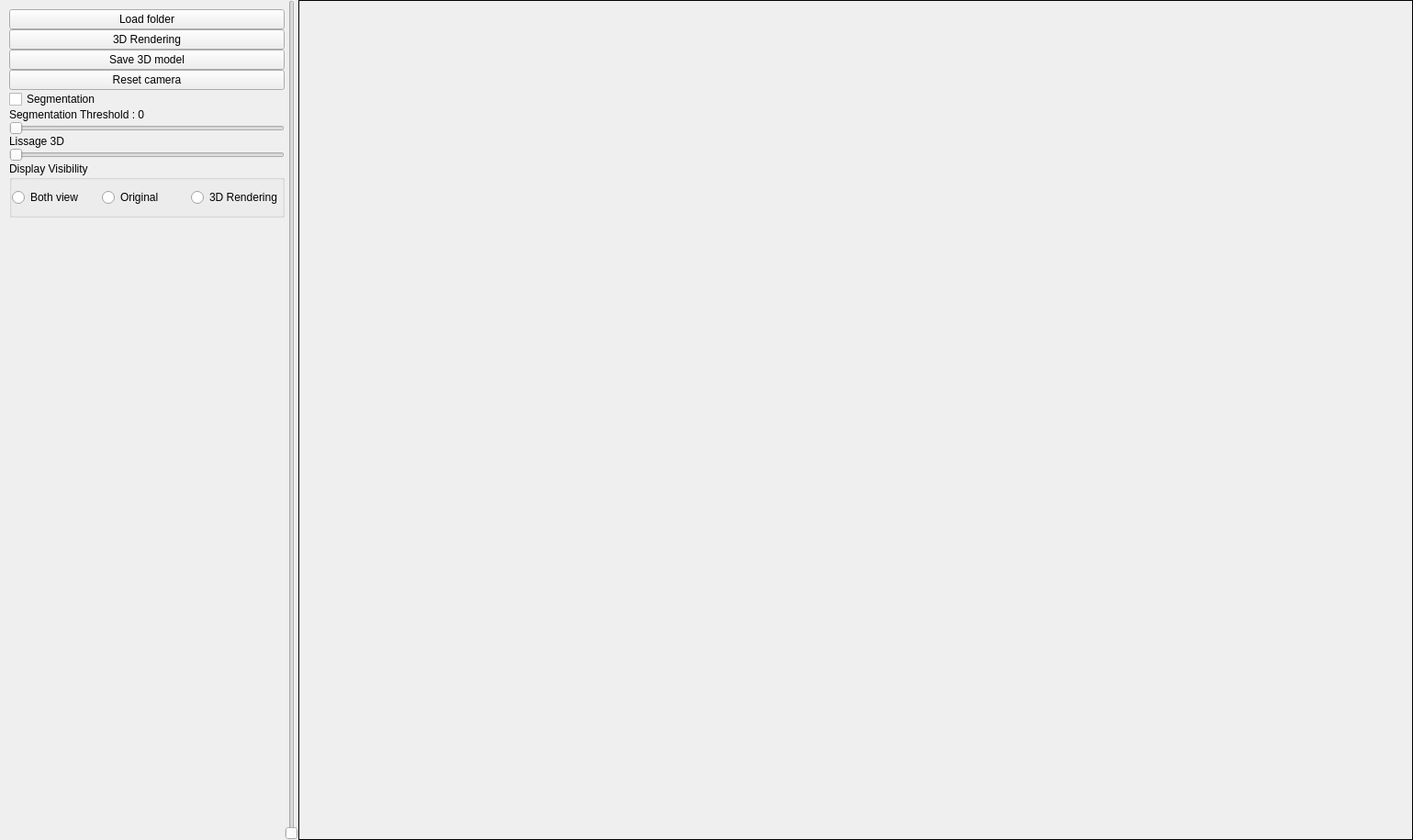
<?xml version="1.0" encoding="UTF-8"?>
<ui version="4.0">
 <class>MainWindow</class>
 <widget class="QMainWindow" name="MainWindow">
  <property name="geometry">
   <rect>
    <x>0</x>
    <y>0</y>
    <width>1539</width>
    <height>915</height>
   </rect>
  </property>
  <property name="minimumSize">
   <size>
    <width>0</width>
    <height>0</height>
   </size>
  </property>
  <property name="windowTitle">
   <string>MainWindow</string>
  </property>
  <property name="styleSheet">
   <string notr="true"/>
  </property>
  <property name="tabShape">
   <enum>QTabWidget::Rounded</enum>
  </property>
  <widget class="QWidget" name="centralwidget">
   <property name="styleSheet">
    <string notr="true"/>
   </property>
   <layout class="QHBoxLayout" name="horizontalLayout_2">
    <property name="spacing">
     <number>0</number>
    </property>
    <property name="leftMargin">
     <number>0</number>
    </property>
    <property name="topMargin">
     <number>0</number>
    </property>
    <property name="rightMargin">
     <number>0</number>
    </property>
    <property name="bottomMargin">
     <number>0</number>
    </property>
    <item>
     <layout class="QVBoxLayout" name="verticalLayout">
      <property name="spacing">
       <number>0</number>
      </property>
      <property name="sizeConstraint">
       <enum>QLayout::SetDefaultConstraint</enum>
      </property>
      <property name="leftMargin">
       <number>10</number>
      </property>
      <property name="topMargin">
       <number>10</number>
      </property>
      <property name="rightMargin">
       <number>0</number>
      </property>
      <property name="bottomMargin">
       <number>0</number>
      </property>
      <item>
       <widget class="QPushButton" name="load_folder_button">
        <property name="minimumSize">
         <size>
          <width>300</width>
          <height>0</height>
         </size>
        </property>
        <property name="maximumSize">
         <size>
          <width>300</width>
          <height>16777215</height>
         </size>
        </property>
        <property name="styleSheet">
         <string notr="true"/>
        </property>
        <property name="text">
         <string>Load folder</string>
        </property>
       </widget>
      </item>
      <item>
       <widget class="QPushButton" name="rendering_button">
        <property name="minimumSize">
         <size>
          <width>300</width>
          <height>0</height>
         </size>
        </property>
        <property name="maximumSize">
         <size>
          <width>300</width>
          <height>16777215</height>
         </size>
        </property>
        <property name="text">
         <string>3D Rendering</string>
        </property>
       </widget>
      </item>
      <item>
       <widget class="QPushButton" name="save_rendering_button">
        <property name="enabled">
         <bool>true</bool>
        </property>
        <property name="minimumSize">
         <size>
          <width>300</width>
          <height>0</height>
         </size>
        </property>
        <property name="maximumSize">
         <size>
          <width>300</width>
          <height>16777215</height>
         </size>
        </property>
        <property name="text">
         <string>Save 3D model</string>
        </property>
       </widget>
      </item>
      <item>
       <widget class="QPushButton" name="reset_camera_button">
        <property name="enabled">
         <bool>true</bool>
        </property>
        <property name="minimumSize">
         <size>
          <width>300</width>
          <height>0</height>
         </size>
        </property>
        <property name="maximumSize">
         <size>
          <width>300</width>
          <height>16777215</height>
         </size>
        </property>
        <property name="text">
         <string>Reset camera</string>
        </property>
       </widget>
      </item>
      <item>
       <widget class="QCheckBox" name="segmentation_checkbox">
        <property name="minimumSize">
         <size>
          <width>300</width>
          <height>0</height>
         </size>
        </property>
        <property name="maximumSize">
         <size>
          <width>300</width>
          <height>16777215</height>
         </size>
        </property>
        <property name="text">
         <string>Segmentation</string>
        </property>
       </widget>
      </item>
      <item>
       <widget class="QLabel" name="segmentation_threshold_label">
        <property name="minimumSize">
         <size>
          <width>300</width>
          <height>0</height>
         </size>
        </property>
        <property name="maximumSize">
         <size>
          <width>300</width>
          <height>16777215</height>
         </size>
        </property>
        <property name="text">
         <string>Segmentation Threshold : 0</string>
        </property>
       </widget>
      </item>
      <item>
       <widget class="QSlider" name="segmentation_threshold_slider">
        <property name="minimumSize">
         <size>
          <width>300</width>
          <height>0</height>
         </size>
        </property>
        <property name="maximumSize">
         <size>
          <width>300</width>
          <height>16777215</height>
         </size>
        </property>
        <property name="orientation">
         <enum>Qt::Horizontal</enum>
        </property>
       </widget>
      </item>
      <item>
       <widget class="QLabel" name="label_4">
        <property name="minimumSize">
         <size>
          <width>300</width>
          <height>0</height>
         </size>
        </property>
        <property name="maximumSize">
         <size>
          <width>300</width>
          <height>16777215</height>
         </size>
        </property>
        <property name="text">
         <string>Lissage 3D</string>
        </property>
       </widget>
      </item>
      <item>
       <widget class="QSlider" name="smooth_rendering_slider">
        <property name="enabled">
         <bool>true</bool>
        </property>
        <property name="minimumSize">
         <size>
          <width>300</width>
          <height>0</height>
         </size>
        </property>
        <property name="maximumSize">
         <size>
          <width>300</width>
          <height>16777215</height>
         </size>
        </property>
        <property name="orientation">
         <enum>Qt::Horizontal</enum>
        </property>
       </widget>
      </item>
      <item>
       <widget class="QGroupBox" name="visibilityGroupBox">
        <property name="maximumSize">
         <size>
          <width>300</width>
          <height>16777215</height>
         </size>
        </property>
        <property name="title">
         <string>Display Visibility</string>
        </property>
        <layout class="QHBoxLayout" name="horizontalLayout">
         <property name="leftMargin">
          <number>0</number>
         </property>
         <property name="rightMargin">
          <number>0</number>
         </property>
         <item>
          <widget class="QRadioButton" name="both_view_button">
           <property name="enabled">
            <bool>true</bool>
           </property>
           <property name="accessibleName">
            <string>both</string>
           </property>
           <property name="text">
            <string>Both view</string>
           </property>
          </widget>
         </item>
         <item>
          <widget class="QRadioButton" name="original_view_button">
           <property name="accessibleName">
            <string>original</string>
           </property>
           <property name="text">
            <string>Original</string>
           </property>
          </widget>
         </item>
         <item>
          <widget class="QRadioButton" name="rendering_view_button">
           <property name="enabled">
            <bool>true</bool>
           </property>
           <property name="accessibleName">
            <string>rendering</string>
           </property>
           <property name="text">
            <string>3D Rendering</string>
           </property>
          </widget>
         </item>
        </layout>
       </widget>
      </item>
      <item>
       <spacer name="verticalSpacer_2">
        <property name="orientation">
         <enum>Qt::Vertical</enum>
        </property>
        <property name="sizeType">
         <enum>QSizePolicy::MinimumExpanding</enum>
        </property>
        <property name="sizeHint" stdset="0">
         <size>
          <width>0</width>
          <height>0</height>
         </size>
        </property>
       </spacer>
      </item>
     </layout>
    </item>
    <item>
     <layout class="QHBoxLayout" name="horizontalLayout_3">
      <property name="spacing">
       <number>0</number>
      </property>
      <item>
       <widget class="QSlider" name="browse_slider">
        <property name="maximum">
         <number>100</number>
        </property>
        <property name="orientation">
         <enum>Qt::Vertical</enum>
        </property>
       </widget>
      </item>
      <item>
       <widget class="QLabel" name="original_image_display">
        <property name="sizePolicy">
         <sizepolicy hsizetype="Ignored" vsizetype="Ignored">
          <horstretch>0</horstretch>
          <verstretch>0</verstretch>
         </sizepolicy>
        </property>
        <property name="maximumSize">
         <size>
          <width>16777215</width>
          <height>16777215</height>
         </size>
        </property>
        <property name="frameShape">
         <enum>QFrame::Panel</enum>
        </property>
        <property name="text">
         <string/>
        </property>
        <property name="scaledContents">
         <bool>true</bool>
        </property>
       </widget>
      </item>
     </layout>
    </item>
   </layout>
  </widget>
 </widget>
 <resources/>
 <connections/>
</ui>
